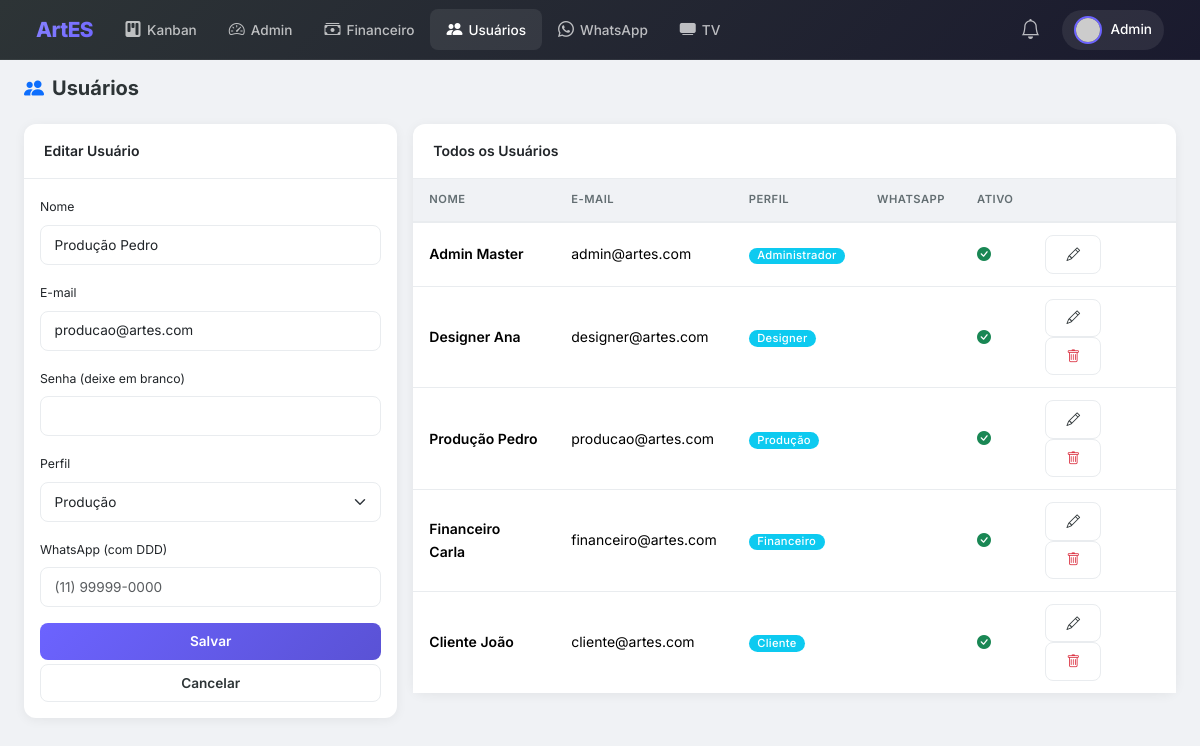
The page /admin/users.php?edit=5 (signed in) on the database its author committed.
### tables this page shows
CREATE TABLE users (
    id INT AUTO_INCREMENT PRIMARY KEY,
    name VARCHAR(100) NOT NULL,
    email VARCHAR(100) NOT NULL UNIQUE,
    password VARCHAR(255) NOT NULL,
    role ENUM('admin','designer','production','financial','client') NOT NULL DEFAULT 'client',
    whatsapp VARCHAR(20) DEFAULT NULL,
    avatar VARCHAR(255) DEFAULT NULL,
    active TINYINT(1) DEFAULT 1,
    created_at TIMESTAMP DEFAULT CURRENT_TIMESTAMP
);

### includes/auth.php (called while the page is built, shortened)
<?php
require_once __DIR__ . '/db.php';
class Auth {
    public static function check() {
        return isset($_SESSION['user_id']);
    }
    public static function user() {
        return [
            'id' => $_SESSION['user_id'],
            'name' => $_SESSION['user_name'],
            'email' => $_SESSION['user_email'],
            'role' => $_SESSION['user_role'],
            'avatar' => $_SESSION['user_avatar']
        ];
    }
    public static function role() {
        return $_SESSION['user_role'] ?? null;
    }
    public static function hasRole($roles) {
        return in_array(self::role(), (array)$roles);
    }
}

### includes/db.php (called while the page is built, shortened)
<?php
class Database {
    private static $instance = null;
    private $pdo;
    private function __construct() {
        try {
            $this->pdo = new PDO(
                "mysql:host=" . DB_HOST . ";dbname=" . DB_NAME . ";charset=utf8mb4",
                DB_USER,
                DB_PASS,
                [
                    PDO::ATTR_ERRMODE => PDO::ERRMODE_EXCEPTION,
                    PDO::ATTR_DEFAULT_FETCH_MODE => PDO::FETCH_ASSOC,
                    PDO::ATTR_EMULATE_PREPARES => false
                ]
            );
        } catch (PDOException $e) {
            die("Erro de conexão: " . $e->getMessage());
        }
    }
    public static function getInstance() {
        if (self::$instance === null) {
            self::$instance = new self();
        }
        return self::$instance;
    }
    public function query($sql, $params = []) {
        $stmt = $this->pdo->prepare($sql);
        $stmt->execute($params);
        return $stmt;
    }
    public function fetch($sql, $params = []) {
        return $this->query($sql, $params)->fetch();
    }
    public function fetchAll($sql, $params = []) {
        return $this->query($sql, $params)->fetchAll();
    }
}

### includes/functions.php (called while the page is built, shortened)
<?php
require_once __DIR__ . '/db.php';
function avatarUrl($user) {
    $hash = md5(strtolower(trim($user['email'])));
    return "https://www.gravatar.com/avatar/$hash?s=80&d=mp";
}

### admin/users.php (the view, shortened to what this page needs)
<?php
require_once __DIR__ . '/../includes/auth.php';
require_once __DIR__ . '/../includes/functions.php';
$db = Database::getInstance();
$users = $db->fetchAll("SELECT * FROM users ORDER BY role, name");
$editUser = null;
if (isset($_GET['edit'])) {
    $editUser = $db->fetch("SELECT * FROM users WHERE id = ?", [$_GET['edit']]);
}
require_once __DIR__ . '/../includes/header.php';
?>
<div class="page-header">
    <h4><i class="bi bi-people-fill text-primary me-2"></i>Usuários</h4>
</div>
<div class="row g-3">
    <div class="col-md-4">
        <div class="card">
            <div class="card-header"><?= $editUser ? 'Editar' : 'Novo' ?> Usuário</div>
            <div class="card-body">
                <form method="POST">
                    <div class="mb-3">
                        <label class="form-label small">Nome</label>
                        <input type="text" name="name" class="form-control form-modern" value="<?= htmlspecialchars($editUser['name'] ?? '') ?>" required>
                    </div>
                    <div class="mb-3">
                        <label class="form-label small">E-mail</label>
                        <input type="email" name="email" class="form-control form-modern" value="<?= htmlspecialchars($editUser['email'] ?? '') ?>" required>
                    </div>
                    <div class="mb-3">
                        <label class="form-label small">Senha <?= $editUser ? '(deixe em branco)' : '' ?></label>
                        <input type="password" name="password" class="form-control form-modern" <?= $editUser ? '' : 'required' ?>>
                    </div>
                    <div class="mb-3">
                        <label class="form-label small">Perfil</label>
                        <select name="role" class="form-select form-modern" required>
                            <?php foreach (ROLES as $key => $label): ?>
                            <option value="<?= $key ?>" <?= ($editUser['role'] ?? '') === $key ? 'selected' : '' ?>><?= $label ?></option>
                            <?php endforeach; ?>
                        </select>
                    </div>
                    <div class="mb-3" id="whatsappField">
                        <label class="form-label small">WhatsApp (com DDD)</label>
                        <input type="text" name="whatsapp" class="form-control form-modern" value="<?= htmlspecialchars($editUser['whatsapp'] ?? '') ?>" placeholder="(11) 99999-0000" maxlength="16" oninput="maskWhatsApp(this)">
                    </div>
                    <button type="submit" name="save" class="btn btn-modern btn-primary w-100">Salvar</button>
                    <?php if ($editUser): ?>
                    <a href="users.php" class="btn btn-modern btn-outline w-100 mt-1">Cancelar</a>
                    <?php endif; ?>
                </form>
            </div>
        </div>
    </div>
    <div class="col-md-8">
        <div class="card">
            <div class="card-header">Todos os Usuários</div>
            <div class="card-body p-0">
                <table class="table table-modern">
                    <thead>
                        <tr>
                            <th>Nome</th>
                            <th>E-mail</th>
                            <th>Perfil</th>
                            <th>WhatsApp</th>
                            <th>Ativo</th>
                            <th></th>
                        </tr>
                    </thead>
                    <tbody>
                        <?php foreach ($users as $u): ?>
                        <tr>
                            <td class="fw-semibold"><?= htmlspecialchars($u['name']) ?></td>
                            <td><?= htmlspecialchars($u['email']) ?></td>
                            <td><span class="badge badge-modern bg-info"><?= ROLES[$u['role']] ?></span></td>
                            <td><?= $u['whatsapp'] ? preg_replace('/(?:55)?(\d{2})(\d{4,5})(\d{4})/', '($1) $2-$3', $u['whatsapp']) : '' ?></td>
                            <td><?= $u['active'] ? '<span class="text-success"><i class="bi bi-check-circle-fill"></i></span>' : '<span class="text-danger"><i class="bi bi-x-circle-fill"></i></span>' ?></td>
                            <td>
                                <a href="?edit=<?= $u['id'] ?>" class="btn btn-modern btn-outline btn-sm"><i class="bi bi-pencil"></i></a>
                                <?php if ($u['role'] !== 'admin'): ?>
                                <a href="?delete=<?= $u['id'] ?>" class="btn btn-modern btn-outline btn-sm text-danger" onclick="return confirm('Excluir este usuário?')"><i class="bi bi-trash"></i></a>
                                <?php endif; ?>
                            </td>
                        </tr>
                        <?php endforeach; ?>
                    </tbody>
                </table>
            </div>
        </div>
    </div>
</div>
<?php require_once __DIR__ . '/../includes/footer.php'; ?>

### includes/header.php (shortened to what this page needs)
<!DOCTYPE html>
<html lang="pt-br">
<head>
    <link href="https://cdn.jsdelivr.net/npm/bootstrap@5.3.2/dist/css/bootstrap.min.css" rel="stylesheet">
    <link rel="stylesheet" href="https://cdn.jsdelivr.net/npm/bootstrap-icons@1.11.2/font/bootstrap-icons.css">
    <link rel="stylesheet" href="<?= BASE_URL ?>/assets/css/style.css">
</head>
<body>
<?php if (Auth::check()): ?>
<nav class="navbar navbar-expand-lg navbar-dark navbar-artes">
    <div class="container-fluid">
        <a class="navbar-brand" href="<?= BASE_URL ?>/">ArtES</a>
        <div class="collapse navbar-collapse" id="navbarNav">
            <ul class="navbar-nav me-auto">
                <?php if (Auth::hasRole(['admin', 'designer', 'production', 'financial'])): ?>
                <li class="nav-item"><a class="nav-link <?= basename(dirname($_SERVER['PHP_SELF'])) === 'designer' ? 'active' : '' ?>" href="<?= BASE_URL ?>/designer/"><i class="bi bi-kanban-fill"></i>Kanban</a></li>
                <?php endif; ?>
                <?php if (Auth::hasRole(['admin', 'financial'])): ?>
                <li class="nav-item"><a class="nav-link <?= basename($_SERVER['PHP_SELF']) === 'index.php' && basename(dirname($_SERVER['PHP_SELF'])) === 'admin' ? 'active' : '' ?>" href="<?= BASE_URL ?>/admin/"><i class="bi bi-speedometer2"></i>Admin</a></li>
                <li class="nav-item"><a class="nav-link <?= basename($_SERVER['PHP_SELF']) === 'finances.php' ? 'active' : '' ?>" href="<?= BASE_URL ?>/admin/finances.php"><i class="bi bi-cash-stack"></i>Financeiro</a></li>
                <?php endif; ?>
                <?php if (Auth::hasRole('admin')): ?>
                <li class="nav-item"><a class="nav-link <?= basename($_SERVER['PHP_SELF']) === 'users.php' ? 'active' : '' ?>" href="<?= BASE_URL ?>/admin/users.php"><i class="bi bi-people-fill"></i>Usuários</a></li>
                <li class="nav-item"><a class="nav-link <?= basename($_SERVER['PHP_SELF']) === 'whatsapp.php' ? 'active' : '' ?>" href="<?= BASE_URL ?>/admin/whatsapp.php"><i class="bi bi-whatsapp"></i>WhatsApp</a></li>
                <?php endif; ?>
                <?php if (Auth::hasRole(['admin', 'designer', 'production'])): ?>
                <li class="nav-item"><a class="nav-link" href="<?= BASE_URL ?>/production/tv.php" target="_blank"><i class="bi bi-tv-fill"></i>TV</a></li>
                <?php endif; ?>
            </ul>
            <ul class="navbar-nav align-items-center">
                <?php if (Auth::check()): ?>
                <li class="nav-item dropdown" id="notifDropdown">
                    <a class="nav-link position-relative" href="#" role="button" data-bs-toggle="dropdown" id="notifBell">
                        <i class="bi bi-bell fs-5"></i>
                    </a>
                </li>
                <?php endif; ?>
                <li class="nav-item dropdown user-dropdown">
                    <a class="nav-link dropdown-toggle" href="#" role="button" data-bs-toggle="dropdown">
                        <img src="<?= avatarUrl(Auth::user()) ?>" class="avatar">
                        <span class="d-none d-md-inline"><?= explode(' ', Auth::user()['name'])[0] ?></span>
                    </a>
                </li>
            </ul>
        </div>
    </div>
</nav>
<div class="container-fluid px-4 py-3 fade-in">
<?php endif; ?>

### assets/css/style.css (style rules this page uses)
:root { --primary: #6C63FF; --primary-dark: #5A52D5; --primary-light: #8B85FF; --secondary: #2D3436; --success: #00B894; --warning: #FDCB6E; --danger: #E17055; --info: #74B9FF; --bg: #F0F2F5; --bg-card: #FFFFFF; --text: #2D3436; --text-muted: #636E72; --border: #E9ECEF; --shadow: 0 2px 12px rgba(0,0,0,.06); --shadow-hover: 0 8px 24px rgba(0,0,0,.1); --radius: 12px; --radius-sm: 8px; --transition: .2s ease; }
body { background: var(--bg); color: var(--text); font-family: 'Inter', -apple-system, BlinkMacSystemFont, 'Segoe UI', sans-serif; font-size: .875rem; line-height: 1.6; }
.navbar-artes { background: linear-gradient(135deg, #2D3436 0%, #1a1a2e 100%) !important; backdrop-filter: blur(20px); border-bottom: 1px solid rgba(255,255,255,.06); padding: 0 1.5rem; height: 60px; position: relative; z-index: 1050; }
.navbar-artes .navbar-brand { font-weight: 800; font-size: 1.3rem; letter-spacing: -.5px; background: linear-gradient(135deg, var(--primary-light), var(--primary)); -webkit-background-clip: text; -webkit-text-fill-color: transparent; background-clip: text; }
.navbar-artes .nav-link { color: rgba(255,255,255,.7) !important; font-weight: 500; font-size: .85rem; padding: .5rem 1rem !important; border-radius: var(--radius-sm); transition: var(--transition); position: relative; }
.navbar-artes .nav-link:hover, .navbar-artes .nav-link.active { color: #fff !important; background: rgba(255,255,255,.08); }
.navbar-artes .nav-link i { margin-right: 6px; font-size: 1rem; }
.navbar-artes .user-dropdown .dropdown-toggle { display: flex; align-items: center; gap: 8px; padding: 6px 12px !important; border-radius: 50px; background: rgba(255,255,255,.08); color: #fff !important; font-weight: 500; font-size: .85rem; }
.navbar-artes .user-dropdown .dropdown-toggle::after { display: none; }
.navbar-artes .user-dropdown .avatar { width: 28px; height: 28px; border-radius: 50%; object-fit: cover; border: 2px solid var(--primary); }
.card { border: none; box-shadow: var(--shadow); border-radius: var(--radius); transition: box-shadow var(--transition); }
.card-header { background: transparent; border-bottom: 1px solid var(--border); padding: 1rem 1.25rem; font-weight: 600; }
.table-modern { margin: 0; }
.table-modern thead th { background: var(--bg); color: var(--text-muted); font-weight: 600; font-size: .7rem; text-transform: uppercase; letter-spacing: .5px; padding: .75rem 1rem; border-bottom: 2px solid var(--border); }
.table-modern tbody td { padding: .75rem 1rem; vertical-align: middle; border-bottom: 1px solid var(--border); }
.table-modern tbody tr:last-child td { border-bottom: none; }
.btn-modern { border-radius: var(--radius-sm); font-weight: 600; font-size: .85rem; padding: .5rem 1.25rem; transition: var(--transition); }
.btn-modern.btn-primary { background: linear-gradient(135deg, var(--primary), var(--primary-dark)); border: none; color: #fff; }
.btn-modern.btn-outline { background: transparent; border: 1.5px solid var(--border); color: var(--text); }
.badge-modern { font-weight: 500; font-size: .7rem; padding: .25em .75em; border-radius: 50px; letter-spacing: .3px; }
.form-modern { border-radius: var(--radius-sm); border: 1.5px solid var(--border); padding: .55rem .85rem; font-size: .85rem; transition: var(--transition); }
.page-header { display: flex; align-items: center; justify-content: space-between; margin-bottom: 1.5rem; flex-wrap: wrap; gap: .75rem; }
.page-header h4 { font-weight: 700; font-size: 1.25rem; margin: 0; color: var(--text); }
.fade-in { animation: fadeIn .3s ease; }

### rows shown on the page
users: name "Admin", name "Admin Master", email "admin@artes.com", role "Administrador", active 1 (drawn)
users: name "Produção Pedro", email "producao@artes.com", role "Produção", active 1 (drawn)
users: name "Designer Ana", email "designer@artes.com", role "Designer", active 1 (drawn)
users: name "Financeiro Carla", email "financeiro@artes.com", role "Financeiro", active 1 (drawn)
users: name "Cliente João", email "cliente@artes.com", role "Cliente", active 1 (drawn)
